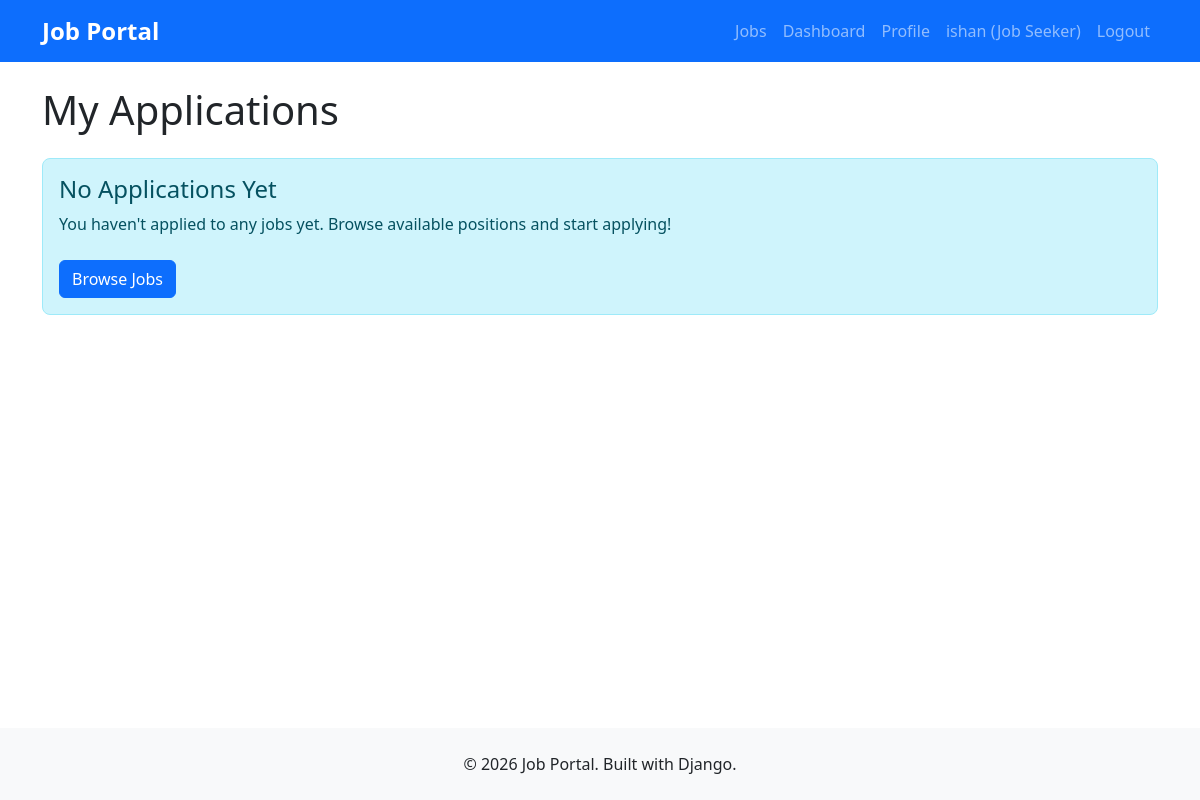
Before: /jobs/my-applications/ (signed in) with the older database file.
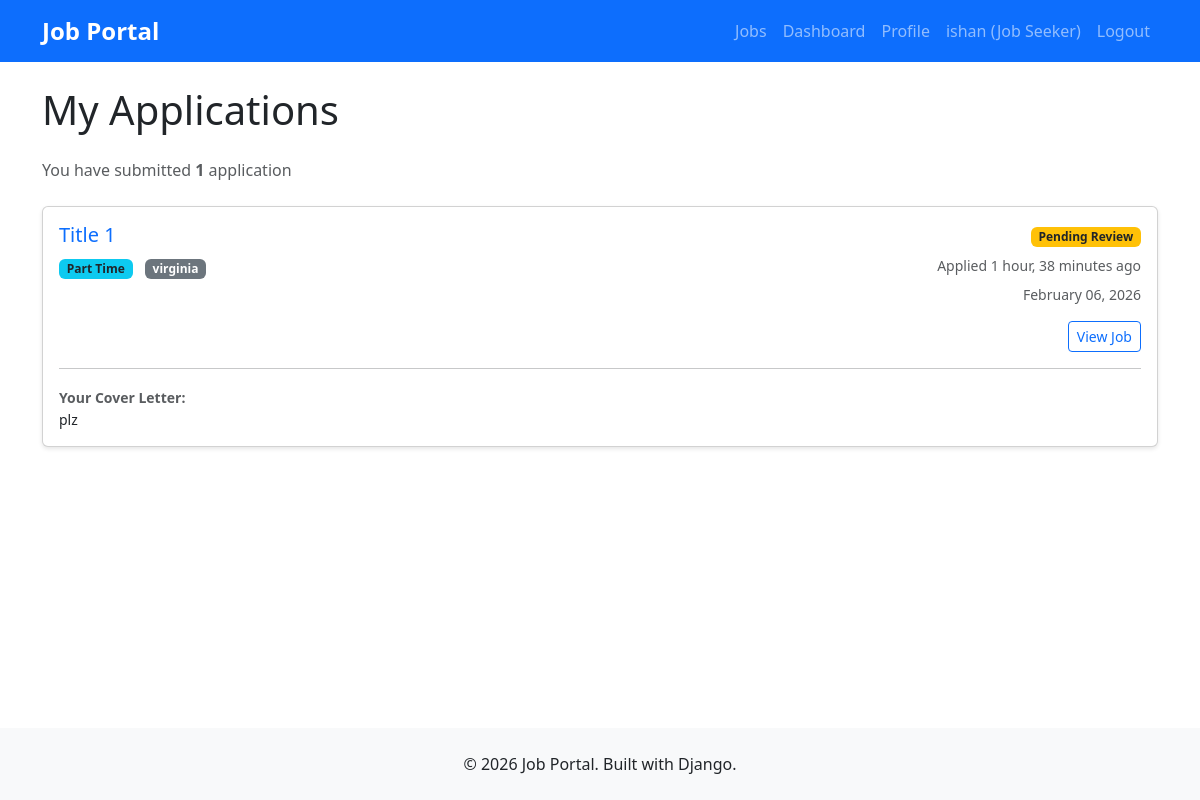
After: the same page with the newer database file.
### users/models.py (models this page shows)
class User(AbstractUser):
    USER_TYPES = (
        ('job_seeker', 'Job Seeker'),
        ('employer', 'Employer'),
    )
    user_type = models.CharField(max_length=20, choices=USER_TYPES)
    phone = models.CharField(max_length=15, blank=True)
    created_at = models.DateTimeField(auto_now_add=True)
    class Meta:
        db_table = 'users'

### jobs/models.py (models this page shows)
class Application(models.Model):
    STATUS_CHOICES = (
        ('pending', 'Pending'),
        ('reviewed', 'Reviewed'),
        ('interview', 'Interview'),
        ('rejected', 'Rejected'),
        ('accepted', 'Accepted'),
    )
    job = models.ForeignKey(Job, on_delete=models.CASCADE)
    applicant = models.ForeignKey(User, on_delete=models.CASCADE)
    cover_letter = models.TextField(blank=True)
    status = models.CharField(max_length=20, choices=STATUS_CHOICES, default='pending')
    applied_at = models.DateTimeField(auto_now_add=True)
    class Meta:
        db_table = 'applications'
        unique_together = ['job', 'applicant']  # Prevent duplicate applications

class Job(models.Model):
    JOB_TYPES = (
        ('full_time', 'Full Time'),
        ('part_time', 'Part Time'),
        ('contract', 'Contract'),
        ('internship', 'Internship'),
    )
    employer = models.ForeignKey(User, on_delete=models.CASCADE)
    title = models.CharField(max_length=200)
    description = models.TextField()
    requirements = models.TextField()
    location = models.CharField(max_length=200)
    job_type = models.CharField(max_length=20, choices=JOB_TYPES)
    salary_min = models.DecimalField(max_digits=10, decimal_places=2, null=True, blank=True)
    salary_max = models.DecimalField(max_digits=10, decimal_places=2, null=True, blank=True)
    is_active = models.BooleanField(default=True)
    created_at = models.DateTimeField(auto_now_add=True)
    updated_at = models.DateTimeField(auto_now=True)
    class Meta:
        db_table = 'jobs'
        ordering = ['-created_at']

### jobs/views.py (the view)
# urls.py: path('my-applications/', views.my_applications_view, name='my_applications'),
@login_required
def my_applications_view(request):
    if request.user.user_type != 'job_seeker':
        messages.error(request, 'Only job seekers can view applications.')
        return redirect('users:dashboard')
    applications = Application.objects.filter(
        applicant=request.user
    ).select_related('job', 'job__employer').order_by('-applied_at')
    context = {
        'applications': applications,
    }
    return render(request, 'jobs/my_applications.html', context)

### templates/jobs/my_applications.html (shortened to what this page needs)
{% extends 'base.html' %}
{% block content %}
<div class="row">
    <div class="col-12">
        <h1 class="mb-4">My Applications</h1>
        {% if applications %}
            <p class="text-muted mb-4">
                You have submitted <strong>{{ applications.count }}</strong> application{{ applications.count|pluralize }}
            </p>
            <div class="row">
                {% for application in applications %}
                    <div class="col-12 mb-3">
                        <div class="card">
                            <div class="card-body">
                                <div class="row">
                                    <div class="col-md-8">
                                        <h5 class="card-title">
                                            <a href="{% url 'jobs:job_detail' application.job.pk %}" class="text-decoration-none">
                                                {{ application.job.title }}
                                            </a>
                                        </h5>
                                        <p class="card-text">
                                            <span class="badge bg-info text-dark me-2">{{ application.job.get_job_type_display }}</span>
                                            <span class="badge bg-secondary">{{ application.job.location }}</span>
                                        </p>
                                    </div>
                                    <div class="col-md-4 text-end">
                                        <div class="mb-2">
                                            {% if application.status == 'pending' %}
                                                <span class="badge bg-warning text-dark">Pending Review</span>
                                            {% elif application.status == 'reviewed' %}
                                                <span class="badge bg-info">Reviewed</span>
                                            {% elif application.status == 'interview' %}
                                                <span class="badge bg-primary">Interview</span>
                                            {% elif application.status == 'accepted' %}
                                                <span class="badge bg-success">Accepted</span>
                                            {% elif application.status == 'rejected' %}
                                                <span class="badge bg-danger">Rejected</span>
                                            {% endif %}
                                        </div>
                                        <p class="text-muted small mb-2">
                                            Applied {{ application.applied_at|timesince }} ago
                                        </p>
                                        <p class="text-muted small mb-3">
                                            {{ application.applied_at|date:"F d, Y" }}
                                        </p>
                                        <a href="{% url 'jobs:job_detail' application.job.pk %}" class="btn btn-sm btn-outline-primary">
                                            View Job
                                        </a>
                                    </div>
                                </div>
                                {% if application.cover_letter %}
                                    <hr>
                                    <div class="mt-3">
                                        <strong class="text-muted small">Your Cover Letter:</strong>
                                        <p class="card-text small text-truncate" style="max-width: 800px;">
                                            {{ application.cover_letter|truncatewords:50 }}
                                        </p>
                                    </div>
                                {% endif %}
                            </div>
                        </div>
                    </div>
                {% endfor %}
            </div>
        {% else %}
            <div class="alert alert-info">
                <h4>No Applications Yet</h4>
                <p>You haven't applied to any jobs yet. Browse available positions and start applying!</p>
                <a href="{% url 'jobs:job_list' %}" class="btn btn-primary mt-2">
                    Browse Jobs
                </a>
            </div>
        {% endif %}
    </div>
</div>
{% endblock %}

### templates/base.html (shortened to what this page needs)
<!DOCTYPE html>
<html lang="en">
<head>
    <link href="https://cdn.jsdelivr.net/npm/bootstrap@5.3.0/dist/css/bootstrap.min.css" rel="stylesheet">
    {% load static %}
    <link rel="stylesheet" href="{% static 'css/style.css' %}">
</head>
<body>
    <nav class="navbar navbar-expand-lg navbar-dark bg-primary">
        <div class="container">
            <a class="navbar-brand" href="{% url 'home' %}">
                <strong>Job Portal</strong>
            </a>
            <div class="collapse navbar-collapse" id="navbarNav">
                <ul class="navbar-nav ms-auto">
                    <li class="nav-item">
                        <a class="nav-link" href="{% url 'jobs:job_list' %}">Jobs</a>
                    </li>
                    {% if user.is_authenticated %}
                        <li class="nav-item">
                            <a class="nav-link" href="{% url 'users:dashboard' %}">Dashboard</a>
                        </li>
                        <li class="nav-item">
                            <a class="nav-link" href="{% url 'users:profile' %}">Profile</a>
                        </li>
                        <li class="nav-item">
                            <a class="nav-link" href="#">
                                {{ user.username }} ({{ user.get_user_type_display }})
                            </a>
                        </li>
<li class="nav-item">
    <a class="nav-link" href="{% url 'users:logout' %}">Logout</a>
</li>
                    {% endif %}
                </ul>
            </div>
        </div>
    </nav>
    <main class="container my-4">
        {% block content %}
        {% endblock %}
    </main>
    <footer class="bg-light text-center py-4 mt-5">
        <div class="container">
            <p class="mb-0">&copy; 2026 Job Portal. Built with Django.</p>
        </div>
    </footer>
</body>
</html>

### static/css/style.css (style rules this page uses)
body { min-height: 100vh; display: flex; flex-direction: column; }
main { flex: 1; }
.navbar-brand { font-size: 1.5rem; }
.card { box-shadow: 0 2px 4px rgba(0,0,0,0.1); transition: transform 0.2s; }

Changed rows visible on the page:
added Application: job "Title 1", job.job_type "Part Time", job.location "virginia", status "Pending Review", applied_at "1 hour, 38 minutes", applied_at "February 06, 2026", cover_letter "plz"
Other visible differences:
{{ applications.count }}: (not shown) → "1"
text no longer shown: "No Applications Yet You haven't applied to any jobs yet. Browse available positions and start applying! Browse Jobs"
text now shown: "You have submitted application"
